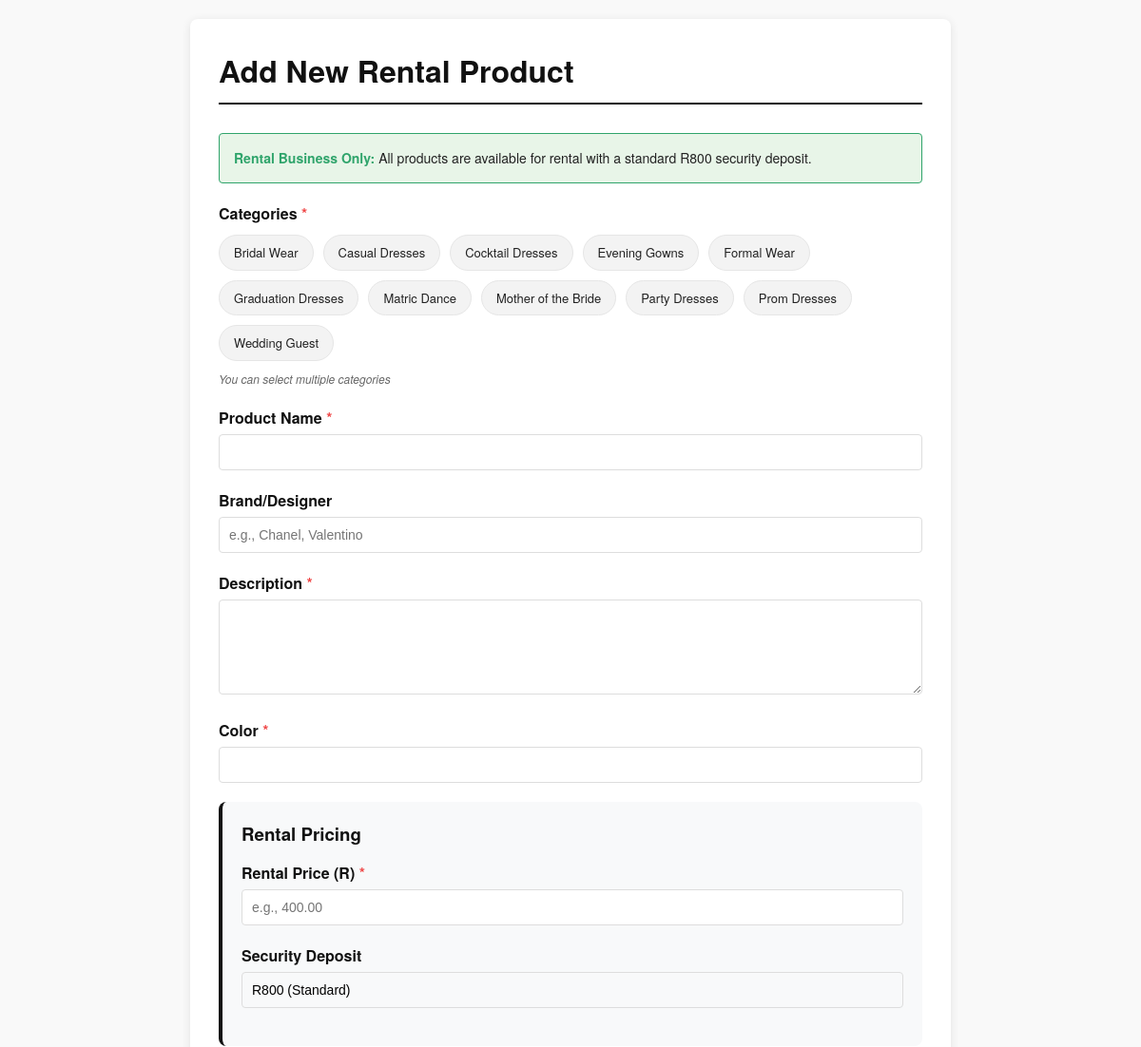
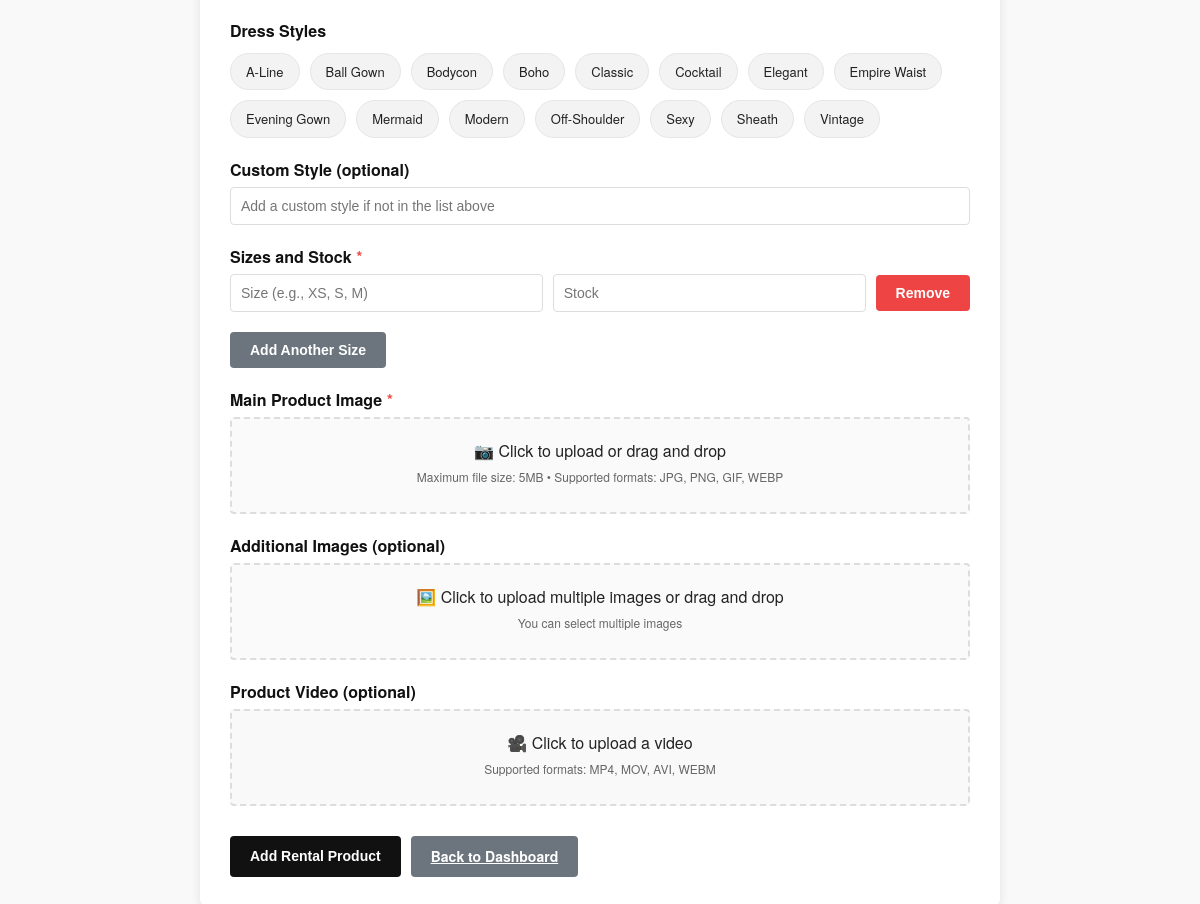
Screenshot of /add_product.php (signed in) with the database file from the repository (2 pictures, top to bottom).
### tables this page shows
CREATE TABLE `categories` (
  `category_id` int(11) NOT NULL,
  `category_name` varchar(100) NOT NULL
);

CREATE TABLE `dress_styles` (
  `style_id` int(11) NOT NULL,
  `style_name` varchar(100) NOT NULL,
  `is_custom` tinyint(1) DEFAULT 0,
  `created_at` timestamp NOT NULL DEFAULT current_timestamp()
);

### add_product.php (the view, shortened to what this page needs)
<?php
require 'db.php';
$categories_result = $conn->query("SELECT * FROM categories ORDER BY category_name");
$categories = [];
while ($row = $categories_result->fetch_assoc()) {
    $categories[] = $row;
}
$styles_result = $conn->query("SELECT * FROM dress_styles WHERE is_custom = 0 ORDER BY style_name");
$styles = [];
while ($row = $styles_result->fetch_assoc()) {
    $styles[] = $row;
}
?>
<!DOCTYPE html>
<html lang="en">
<head>
</head>
<body>
    <div class="container">
        <h1>Add New Rental Product</h1>
        <div class="rental-note">
            <strong>Rental Business Only:</strong> All products are available for rental with a standard R800 security deposit.
        </div>
        <form method="POST" enctype="multipart/form-data" id="productForm" onsubmit="return validateForm()">
            <div class="form-group">
                <label for="category_id" class="required">Categories</label>
                <div class="category-chips" id="categoryChips">
                    <?php foreach ($categories as $category): ?>
                        <div class="category-chip" data-category-id="<?php echo $category['category_id']; ?>">
                            <?php echo htmlspecialchars($category['category_name']); ?>
                        </div>
                    <?php endforeach; ?>
                </div>
                <div class="multi-select-note">You can select multiple categories</div>
            </div>
            <div class="form-group">
                <label for="name" class="required">Product Name</label>
                <input type="text" name="name" id="name" class="form-control" required value="<?php echo isset($_POST['name']) ? htmlspecialchars($_POST['name']) : ''; ?>">
            </div>
            <div class="form-group">
                <label for="brand">Brand/Designer</label>
                <input type="text" name="brand" id="brand" class="form-control" placeholder="e.g., Chanel, Valentino" value="<?php echo isset($_POST['brand']) ? htmlspecialchars($_POST['brand']) : ''; ?>">
            </div>
            <div class="form-group">
                <label for="description" class="required">Description</label>
                <textarea name="description" id="description" class="form-control" required><?php echo isset($_POST['description']) ? htmlspecialchars($_POST['description']) : ''; ?></textarea>
            </div>
            <div class="form-group">
                <label for="color" class="required">Color</label>
                <input type="text" name="color" id="color" class="form-control" required value="<?php echo isset($_POST['color']) ? htmlspecialchars($_POST['color']) : ''; ?>">
            </div>
            <div class="rental-fields">
                <h3>Rental Pricing</h3>
                <div class="form-group">
                    <label for="rental_price" class="required">Rental Price (R)</label>
                    <input type="number" name="rental_price" id="rental_price" class="form-control" step="0.01" min="0" required placeholder="e.g., 400.00" value="<?php echo isset($_POST['rental_price']) ? htmlspecialchars($_POST['rental_price']) : ''; ?>">
                </div>
                <div class="form-group">
                    <label>Security Deposit</label>
                    <input type="text" class="form-control" value="R800 (Standard)" readonly style="background: #f8f9fa;">
                </div>
            </div>
            <div class="form-group">
                <label>Dress Styles</label>
                <div class="style-chips" id="styleChips">
                    <?php foreach ($styles as $style): ?>
                        <div class="style-chip" data-style-id="<?php echo $style['style_id']; ?>">
                            <?php echo htmlspecialchars($style['style_name']); ?>
                        </div>
                    <?php endforeach; ?>
                </div>
            </div>
            <div class="form-group">
                <label for="custom_style">Custom Style (optional)</label>
                <input type="text" name="custom_style" id="custom_style" class="form-control"
                       placeholder="Add a custom style if not in the list above" value="<?php echo isset($_POST['custom_style']) ? htmlspecialchars($_POST['custom_style']) : ''; ?>">
            </div>
            <div class="form-group">
                <label class="required">Sizes and Stock</label>
                <div id="sizesContainer">
                    <div class="size-row">
                        <input type="text" name="sizes[]" placeholder="Size (e.g., XS, S, M)" class="form-control" required>
                        <input type="number" name="stock[]" placeholder="Stock" class="form-control" min="1" required>
                        <button type="button" class="btn btn-danger" onclick="removeSize(this)">Remove</button>
                    </div>
                </div>
                <button type="button" class="btn btn-secondary" onclick="addSize()" style="margin-top: 10px;">
                    Add Another Size
                </button>
            </div>
            <div class="form-group">
                <label for="main_image" class="required">Main Product Image</label>
                <div class="file-upload" id="mainImageUpload">
                    <div class="file-input-wrapper">
                        <p>📷 Click to upload or drag and drop</p>
                        <p class="file-info">Maximum file size: 5MB • Supported formats: JPG, PNG, GIF, WEBP</p>
                    </div>
                </div>
            </div>
            <div class="form-group">
                <label for="additional_images">Additional Images (optional)</label>
                <div class="file-upload">
                    <div class="file-input-wrapper">
                        <p>🖼️ Click to upload multiple images or drag and drop</p>
                        <p class="file-info">You can select multiple images</p>
                    </div>
                </div>
            </div>
            <div class="form-group">
                <label for="product_video">Product Video (optional)</label>
                <div class="video-upload">
                    <div class="file-input-wrapper">
                        <p>🎥 Click to upload a video</p>
                        <p class="file-info">Supported formats: MP4, MOV, AVI, WEBM</p>
                    </div>
                </div>
            </div>
            <div class="form-actions">
                <button type="submit" class="btn btn-primary" id="submitBtn">Add Rental Product</button>
                <a href="admindashboard.php" class="btn btn-secondary">Back to Dashboard</a>
            </div>
        </form>
    </div>
</body>
</html>

### add_product.php (style rules this page uses)
:root { --bg: #fff; --text: #222; --muted: #7a7a7a; --accent: #111; --max-width: 1200px; --chip-bg: #f3f3f3; --chip-border: #e6e6e6; --primary: #111; --success: #2fa46b; --warning: #f59e0b; --danger: #ef4444; }
* { box-sizing: border-box; margin: 0; padding: 0; }
body { font-family: "Helvetica Neue", Arial, sans-serif; color: var(--text); background-color: #f9f9f9; line-height: 1.5; padding: 20px; }
.container { max-width: 800px; margin: 0 auto; background: white; padding: 30px; border-radius: 8px; box-shadow: 0 2px 10px rgba(0,0,0,0.1); }
h1 { margin-bottom: 30px; color: var(--accent); border-bottom: 2px solid var(--accent); padding-bottom: 10px; }
.form-group { margin-bottom: 20px; }
label { display: block; margin-bottom: 5px; font-weight: 600; color: var(--accent); }
.form-control { width: 100%; padding: 10px; border: 1px solid #ddd; border-radius: 4px; font-size: 14px; }
textarea.form-control { min-height: 100px; resize: vertical; }
.size-row { display: flex; gap: 10px; margin-bottom: 10px; align-items: center; }
.size-row input { flex: 1; }
.btn { padding: 10px 20px; border: none; border-radius: 4px; cursor: pointer; font-size: 14px; font-weight: 600; transition: all 0.2s; }
.btn-primary { background: var(--accent); color: white; }
.btn-secondary { background: #6c757d; color: white; }
.btn-danger { background: var(--danger); color: white; }
.style-chips { display: flex; flex-wrap: wrap; gap: 10px; margin: 10px 0; }
.style-chip { background: var(--chip-bg); border: 1px solid var(--chip-border); padding: 8px 15px; border-radius: 20px; font-size: 13px; cursor: pointer; transition: all 0.2s; }
.category-chips { display: flex; flex-wrap: wrap; gap: 10px; margin: 10px 0; }
.category-chip { background: var(--chip-bg); border: 1px solid var(--chip-border); padding: 8px 15px; border-radius: 20px; font-size: 13px; cursor: pointer; transition: all 0.2s; }
.file-upload { border: 2px dashed #ddd; padding: 20px; text-align: center; border-radius: 4px; margin-bottom: 10px; background: #fafafa; }
.video-upload { border: 2px dashed #ddd; padding: 20px; text-align: center; border-radius: 4px; margin-bottom: 10px; background: #f9f9f9; }
.form-actions { display: flex; gap: 10px; margin-top: 30px; }
.file-info { font-size: 12px; color: #666; margin-top: 5px; }
.rental-fields { background: #f8f9fa; padding: 20px; border-radius: 8px; margin-bottom: 20px; border-left: 4px solid var(--accent); }
.rental-fields h3 { margin-bottom: 15px; color: var(--accent); }
.rental-note { background: #e8f5e8; border: 1px solid #2fa46b; padding: 15px; border-radius: 4px; margin-bottom: 20px; font-size: 14px; }
.rental-note strong { color: #2fa46b; }
.multi-select-note { font-size: 12px; color: #666; margin-top: 5px; font-style: italic; }
.file-input-wrapper { position: relative; overflow: hidden; display: inline-block; width: 100%; }
.required::after { content: " *"; color: var(--danger); }

### rows the page displays
categories: category_name "Bridal Wear"
categories: category_name "Casual Dresses"
categories: category_name "Cocktail Dresses"
categories: category_name "Evening Gowns"
categories: category_name "Formal Wear"
categories: category_name "Graduation Dresses"
categories: category_name "Matric Dance"
categories: category_name "Mother of the Bride"
categories: category_name "Party Dresses"
categories: category_name "Prom Dresses"
categories: category_name "Wedding Guest"
dress_styles: style_name "A-Line"
dress_styles: style_name "Ball Gown"
dress_styles: style_name "Bodycon"
dress_styles: style_name "Boho"
dress_styles: style_name "Classic"
dress_styles: style_name "Cocktail"
dress_styles: style_name "Elegant"
dress_styles: style_name "Empire Waist"
dress_styles: style_name "Evening Gown"
dress_styles: style_name "Mermaid"
dress_styles: style_name "Modern"
dress_styles: style_name "Off-Shoulder"
dress_styles: style_name "Sexy"
dress_styles: style_name "Sheath"
dress_styles: style_name "Vintage"
